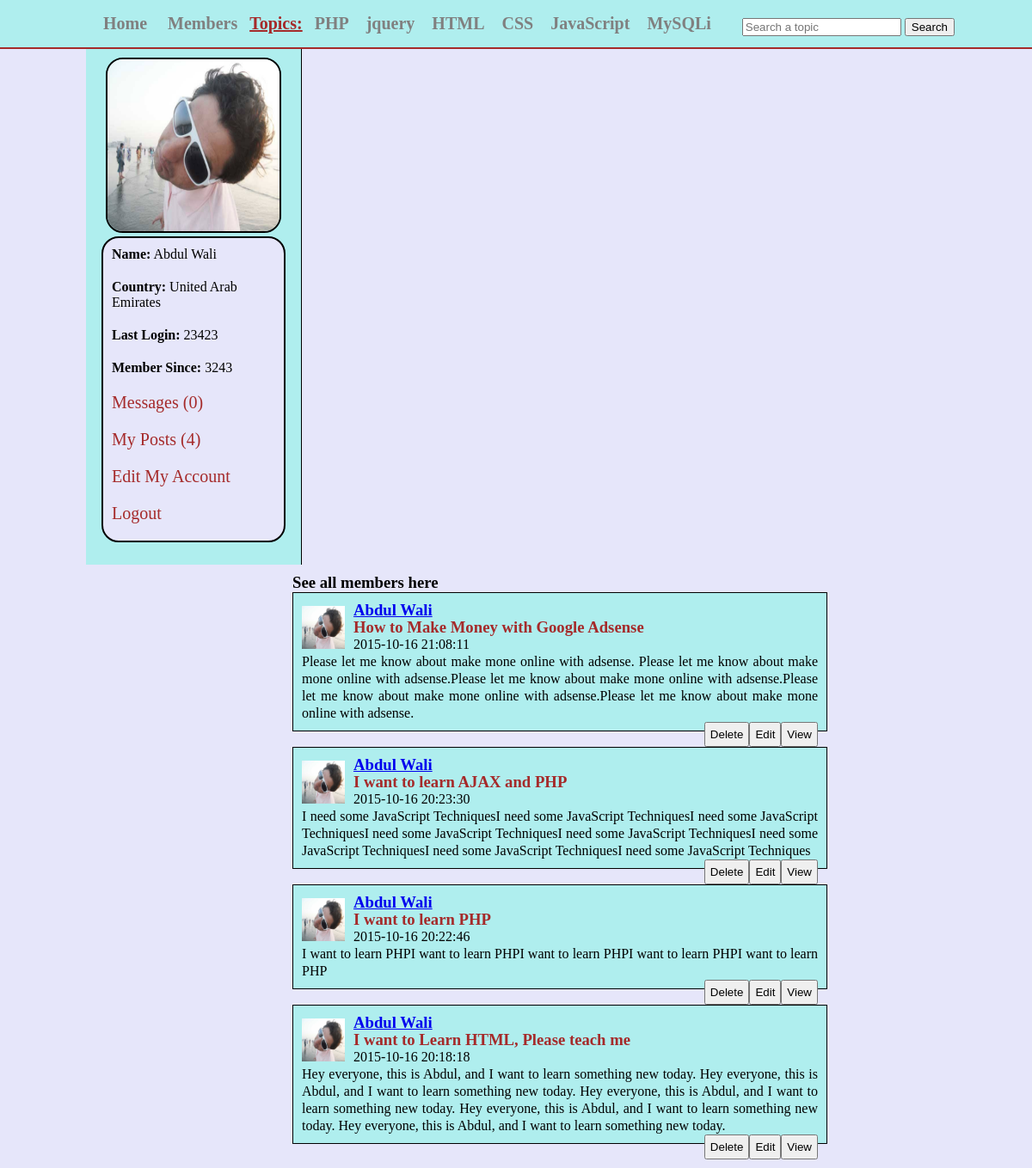
Page /social_network/my_posts.php?u_id=1 (signed in) on the committed database.
### tables this page shows
CREATE TABLE IF NOT EXISTS `topics` (
  `topic_id` int(11) NOT NULL AUTO_INCREMENT,
  `topic_name` varchar(255) NOT NULL,
  PRIMARY KEY (`topic_id`)
);

CREATE TABLE IF NOT EXISTS `users` (
  `user_id` int(11) NOT NULL AUTO_INCREMENT,
  `user_name` varchar(255) NOT NULL,
  `user_pass` varchar(255) NOT NULL,
  `user_email` varchar(255) NOT NULL,
  `user_country` text NOT NULL,
  `user_gender` text NOT NULL,
  `user_birthday` text NOT NULL,
  `user_image` text NOT NULL,
  `user_reg_date` text NOT NULL,
  `user_last_login` text NOT NULL,
  `status` text NOT NULL,
  `ver_code` int(100) NOT NULL,
  `posts` text NOT NULL,
  PRIMARY KEY (`user_id`)
);

CREATE TABLE IF NOT EXISTS `posts` (
  `post_id` int(11) NOT NULL AUTO_INCREMENT,
  `user_id` int(11) NOT NULL,
  `topic_id` int(11) NOT NULL,
  `post_title` text NOT NULL,
  `post_content` text NOT NULL,
  `post_date` timestamp NOT NULL DEFAULT CURRENT_TIMESTAMP,
  PRIMARY KEY (`post_id`)
);

### social_network/my_posts.php (the view, shortened to what this page needs)
<!DOCTYPE html>
<?php
include("functions/functions.php");
?>
<html>
	<head>
	<link rel="stylesheet" href="styles/home_style.css" media="all"/>
	</head>
<body>
	<div class="container">
		<div id="head_wrap">
			<div id="header">
				<ul id="menu">
					<li><a href="home.php">Home</a></li>
					<li><a href="members.php">Members</a></li>
					<strong>Topics:</strong>
					<?php
					$get_topics = "select * from topics";
					$run_topics = mysqli_query($con,$get_topics);
					while($row=mysqli_fetch_array($run_topics)){
						$topic_id = $row['topic_id'];
						$topic_name = $row['topic_name'];
					echo "<li><a href='topic.php?topic=$topic_id'>$topic_name</a></li>";
					}
					?>
				</ul>
				<form method="get" action="results.php" id="form1">
					<input type="text" name="user_query" placeholder="Search a topic"/>
					<input type="submit" name="search" value="Search"/>
				</form>
			</div>
		</div>
			<div class="content">
			<div id="user_timeline">
				<div id="user_details">
					<?php
					$user = $_SESSION['user_email'];
					$get_user = "select * from users where user_email='$user'";
					$run_user = mysqli_query($con,$get_user);
					$row=mysqli_fetch_array($run_user);
					$user_id = $row['user_id'];
					$user_name = $row['user_name'];
					$user_country = $row['user_country'];
					$user_image = $row['user_image'];
					$register_date = $row['user_reg_date'];
					$last_login = $row['user_last_login'];
					$user_posts = "select * from posts where user_id='$user_id'";
					$run_posts = mysqli_query($con,$user_posts);
					$posts = mysqli_num_rows($run_posts);
					$sel_msg = "select * from messages where receiver='$user_id' AND status='unread' ORDER by 1 DESC";
					$run_msg = mysqli_query($con,$sel_msg);
					$count_msg = mysqli_num_rows($run_msg);
					echo "
						<center>
						<img src='users/$user_image' width='200' height='200'/>
						</center>
						<div id='user_mention'>
						<p><strong>Name:</strong> $user_name</p>
						<p><strong>Country:</strong> $user_country</p>
						<p><strong>Last Login:</strong> $last_login</p>
						<p><strong>Member Since:</strong> $register_date</p>
						<p><a href='my_messages.php?inbox&u_id=$user_id'>Messages ($count_msg)</a></p>
						<p><a href='my_posts.php?u_id=$user_id'>My Posts ($posts)</a></p>
						<p><a href='edit_profile.php?u_id=$user_id'>Edit My Account</a></p>
						<p><a href='logout.php'>Logout</a></p>
						</div>
					";
					?>
					</div>
				</div>
			</div>
				<div id="content_timeline">
						<h3>See all members here</h3>
						<?php user_posts();?>
				</div>
		</div>
</body>
</html>

### social_network/functions/functions.php (shortened to what this page needs)
<?php
$con = mysqli_connect("localhost","qwerk","51525354","SOCIALJERSY") or die("Connection was not established");
	function user_posts(){
	global $con;
	if(isset($_GET['u_id'])){
	$u_id = $_GET['u_id'];
	}
	$get_posts = "select * from posts where user_id='$u_id' ORDER by 1 DESC LIMIT 5";
	$run_posts = mysqli_query($con,$get_posts);
	while($row_posts=mysqli_fetch_array($run_posts)){
		$post_id = $row_posts['post_id'];
		$user_id = $row_posts['user_id'];
		$post_title = $row_posts['post_title'];
		$content = $row_posts['post_content'];
		$post_date = $row_posts['post_date'];
		$user = "select * from users where user_id='$user_id' AND posts='yes'";
		$run_user = mysqli_query($con,$user);
		$row_user=mysqli_fetch_array($run_user);
		$user_name = $row_user['user_name'];
		$user_image = $row_user['user_image'];
		echo "<div id='posts'>
		<p><img src='users/$user_image' width='50' height='50'></p>
		<h3><a href='user_profile.php?user_id=$user_id'>$user_name</a></h3>
		<h3>$post_title</h3>
		<p>$post_date</p>
		<p>$content</p>
		<a href='single.php?post_id=$post_id' style='float:right;'><button>View</button></a>
		<a href='edit_post.php?post_id=$post_id' style='float:right;'><button>Edit</button></a>
		<a href='functions/delete_post.php?post_id=$post_id' style='float:right;'><button>Delete</button></a>
		</div><br/>
		";
	}
	}
?>

### social_network/styles/home_style.css (style rules this page uses)
html, body, div, span, applet, object, iframe, h1, h2, h3, h4, h5, h6, p, blockquote, pre, a, abbr, acronym, address, big, cite, code, del, dfn, em, img, ins, kbd, q, s, samp, small, strike, strong, sub, sup, tt, var, b, u, i, center, dl, dt, dd, ol, ul, li, fieldset, form, label, legend, table, caption, tbody, tfoot, thead, tr, th, td, article, aside, canvas, details, embed, figure, figcaption, footer, header, hgroup, menu, nav, output, ruby, section, summary, time, mark, audio, video { margin: 0; padding: 0; border: 0; }
body { background-color:#E6E6FA; }
.container { margin:0; padding:0; background-color:#E6E6FA; }
#head_wrap { width:100%; height:35px; margin:0 auto; border-bottom:2px solid brown; padding:10px; background:#AFEEEE; }
#header { margin:0 auto; width:1000px; height:35px; }
#menu { line-height:35px; padding:0; margin:0; float:left; }
#menu li { display:inline; list-style:none; }
#menu a { margin:5px; padding:5px; text-decoration:none; color:gray; font-size:20px; font-weight:bold; }
#menu strong { font-size:20px; text-decoration:underline; color:brown; }
#form1 { float:right; line-height:35px; padding-top:3px; }
.content { width:1000px; margin:0 auto; }
#user_timeline { background:#AFEEEE; width:250px; float:left; height:600px; border-right:1px solid black; }
#user_details { padding:10px; }
#user_details img { border:2px solid black; border-radius:20px; }
#user_details p { margin-bottom:10px; padding:5px; }
#user_details a { color:brown; font-size:20px; text-decoration:none; }
#user_mention { background:#E6E6FA; border:2px solid black; border-radius:20px; width:200px; margin:0 auto; padding:5px; }
#content_timeline { float:right; width:850px; padding:10px; }
#posts { width:600px; background:#AFEEEE; padding:10px; line-height:20px; border:1px solid black; text-align:justify; }
#posts img { float:left; padding-top:5px; padding-right:10px; }
#posts h3 { color:brown; }
#posts button { padding:5px; }

### rows in the picture
topics: topic_name "PHP"
topics: topic_name "jquery"
topics: topic_name "HTML"
topics: topic_name "CSS"
topics: topic_name "JavaScript"
topics: topic_name "MySQLi"
users: user_image (picture), user_name "Abdul Wali", user_country "United Arab Emirates", user_last_login "23423", user_reg_date "3243"
posts: user.user_image (picture), user.user_name "Abdul Wali", post_title "How to Make Money with Google Adsense", post_date "2015-10-16 21:08:11", post_content "Please let me know about make mone online with adsense. Please let me know about make mone online with adsense.Please let me know about make mone online with adsense.Please let me know about make mone online with adsense.Please let me know about make mone online with adsense."
posts: user.user_image (picture), user.user_name "Abdul Wali", post_title "I want to learn AJAX and PHP", post_date "2015-10-16 20:23:30", post_content "I need some JavaScript TechniquesI need some JavaScript TechniquesI need some JavaScript TechniquesI need some JavaScript TechniquesI need some JavaScript TechniquesI need some JavaScript TechniquesI need some JavaScript TechniquesI need some JavaScript Techniques"
posts: user.user_image (picture), user.user_name "Abdul Wali", post_title "I want to learn PHP", post_date "2015-10-16 20:22:46", post_content "I want to learn PHPI want to learn PHPI want to learn PHPI want to learn PHPI want to learn PHP"
posts: user.user_image (picture), user.user_name "Abdul Wali", post_title "I want to Learn HTML, Please teach me", post_date "2015-10-16 20:18:18", post_content "Hey everyone, this is Abdul, and I want to learn something new today. Hey everyone, this is Abdul, and I want to learn something new today. Hey everyone, this is Abdul, and I want to learn something new today. Hey everyone, this is Abdul, and I want to learn something new today. Hey everyone, this is Abdul, and I want to learn something new today."

### other values in the picture
$count_msg "0"
$posts "4"
